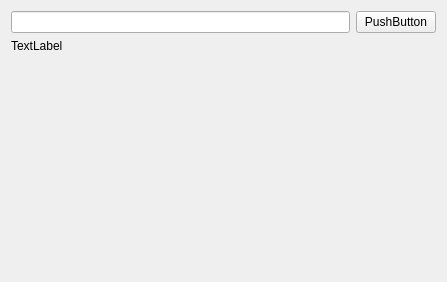
<?xml version="1.0" encoding="UTF-8"?>
<ui version="4.0">
 <class>AlarmWidget</class>
 <widget class="QWidget" name="AlarmWidget">
  <property name="geometry">
   <rect>
    <x>0</x>
    <y>0</y>
    <width>447</width>
    <height>282</height>
   </rect>
  </property>
  <property name="windowTitle">
   <string>Form</string>
  </property>
  <layout class="QVBoxLayout" name="verticalLayout_2">
   <item>
    <layout class="QHBoxLayout" name="horizontalLayout">
     <item>
      <widget class="QLineEdit" name="lineEdit"/>
     </item>
     <item>
      <widget class="QPushButton" name="pushButton">
       <property name="text">
        <string>PushButton</string>
       </property>
      </widget>
     </item>
    </layout>
   </item>
   <item>
    <widget class="QLabel" name="label">
     <property name="text">
      <string>TextLabel</string>
     </property>
     <property name="alignment">
      <set>Qt::AlignLeading|Qt::AlignLeft|Qt::AlignTop</set>
     </property>
    </widget>
   </item>
   <item>
    <spacer name="verticalSpacer">
     <property name="orientation">
      <enum>Qt::Vertical</enum>
     </property>
     <property name="sizeHint" stdset="0">
      <size>
       <width>20</width>
       <height>40</height>
      </size>
     </property>
    </spacer>
   </item>
  </layout>
 </widget>
 <resources/>
 <connections/>
</ui>
